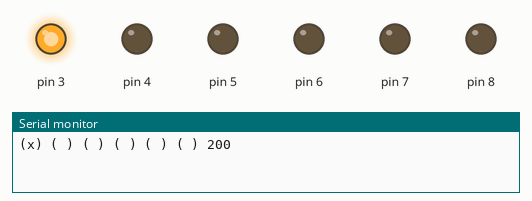
This sketch was run on a simulated Arduino Uno, built with avr-gcc and run on an emulated ATmega328P. On the bench: output pins drawn as LEDs (lit = HIGH), the last lines printed to the serial monitor. Random numbers use the default seed unless the sketch sets one.

Above: at 0.1 s.
At 0.5 s:
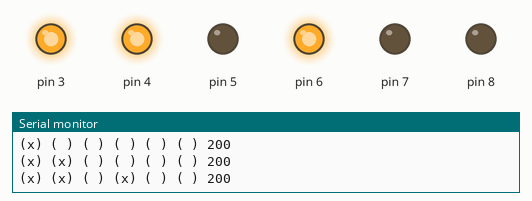
At 0.9 s:
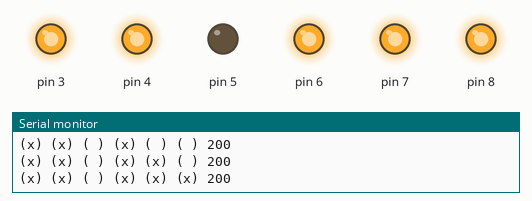
At 6.3 s:
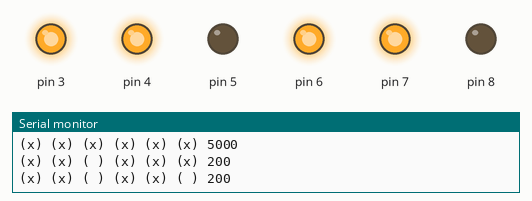
At 6.7 s:
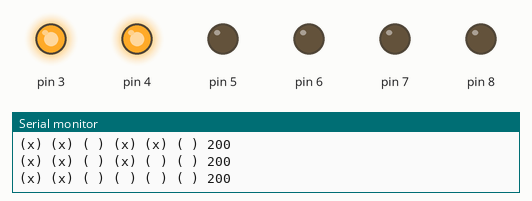
At 7.3 s:
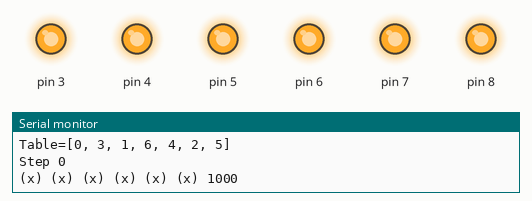
Timing chart, 0 to 8.8 s (numbered marks = the images above):
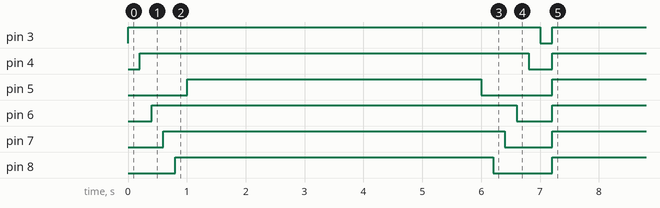

Measured:
- by itself, pin 3: HIGH → LOW at 7.0 s, → HIGH 0.20 s later
- by itself, pin 4: HIGH → LOW at 6.8 s, → HIGH 0.40 s later
- by itself, pin 5: HIGH → LOW at 6.0 s, → HIGH 1.2 s later
- by itself, pin 6: HIGH → LOW at 6.6 s, → HIGH 0.61 s later
- by itself, pin 7: HIGH → LOW at 6.4 s, → HIGH 0.81 s later
- by itself, pin 8: HIGH → LOW at 6.2 s, → HIGH 1.0 s later

The sketch:

FairyLights.ino
```cpp
const int _tableLength = 7;
int _table[_tableLength];

void setup() {
  Serial.begin(115200);

  pinMode(3, OUTPUT);
  pinMode(4, OUTPUT);
  pinMode(5, OUTPUT);
  pinMode(6, OUTPUT);
  pinMode(7, OUTPUT);
  pinMode(8, OUTPUT);

  randomSeed(analogRead(0));

  lights(1, 0, 0, 0, 0, 0, 200);
  lights(1, 1, 0, 0, 0, 0, 200);
  lights(1, 1, 0, 1, 0, 0, 200);
  lights(1, 1, 0, 1, 1, 0, 200);
  lights(1, 1, 0, 1, 1, 1, 200);
  lights(1, 1, 1, 1, 1, 1, 5000);
  lights(1, 1, 0, 1, 1, 1, 200);
  lights(1, 1, 0, 1, 1, 0, 200);
  lights(1, 1, 0, 1, 0, 0, 200);
  lights(1, 1, 0, 0, 0, 0, 200);
  lights(1, 0, 0, 0, 0, 0, 200);
  lights(0, 0, 0, 0, 0, 0, 200);
}

void loop() {
  generateTable();
  printTable();

  for (int i = 0; i < _tableLength; i++) {
    animate(_table[i], secondes(60));
  }
}

void animate(byte step, unsigned long time) {
  unsigned long startTime = millis();
  int randomNb = -1;

  Serial.print("Step ");
  Serial.println(step);
  while (millis() - startTime < time) {
    switch (step) {
      case 1:
        lights(1, 0, 0, 1, 1, 1, 1000);
      case 2:
        lights(1, 0, 0, 1, 1, 0, 200);
        lights(1, 0, 0, 1, 0, 1, 200);
        lights(1, 0, 0, 0, 1, 1, 200);
        lights(1, 0, 0, 1, 1, 1, random(10000));
        break;
      case 3:
        lights(1, 1, 1, 1, 1, 1, 15000);
        lights(1, 1, 0, 1, 1, 1, 200);
        lights(1, 1, 0, 1, 1, 0, 200);
        lights(1, 1, 0, 1, 0, 0, 200);
        lights(1, 1, 0, 0, 0, 0, 200);
        lights(1, 0, 0, 0, 0, 0, 200);
        lights(0, 0, 0, 0, 0, 0, 5000);
        lights(1, 0, 0, 0, 0, 0, 200);
        lights(1, 1, 0, 0, 0, 0, 200);
        lights(1, 1, 0, 1, 0, 0, 200);
        lights(1, 1, 0, 1, 1, 0, 200);
        lights(1, 1, 0, 1, 1, 1, 200);
        break;
      case 4:
        randomNb = random(3);
        if (randomNb == 0) {
          lights(1, 0, 0, 0, 1, 1, 100);
        } else if (randomNb == 1) {
          lights(1, 0, 0, 1, 0, 1, 100);
        } else {
          lights(1, 0, 0, 1, 1, 0, 100);
        }
        lights(1, 0, 0, 1, 1, 1, random(1000, 5000));
        break;
      case 5:
        randomNb = random(3);
        if (randomNb == 0) {
          lights(0, 1, 1, 1, 1, 1, 100);
        } else if (randomNb == 1) {
          lights(1, 0, 1, 1, 1, 1, 100);
        } else {
          lights(1, 1, 0, 1, 1, 1, 100);
        }
        lights(1, 1, 1, 1, 1, 1, random(1000, 5000));
        break;
      default:
        lights(1, 1, 1, 1, 1, 1, 1000);
    }
  }
}

long getRandomNumber(long max, long forbidenValue) {
  long number = 0;

  do {
    number = random(max);
  } while (number == forbidenValue);

  return number;
}

void generateTable() {
  for (int i = 0; i < _tableLength; i++) {
    _table[i] = -1;
  }

  for (int i = 0; i < _tableLength; i++) {
    int num;

    while (true) {
      num = random(_tableLength);

      bool found = false;
      for (int j = 0; j < _tableLength && _table[j] != -1; j++) {
        if (_table[j] == num) {
          found = true;
          break;
        }
      }

      if (!found) {
        break;
      }
    }

    _table[i] = num;
  }
}

void printTable() {
  Serial.print("Table=[");
  for (int i = 0; i < _tableLength; i++) {
    Serial.print(_table[i]);

    if (i < _tableLength - 1) {
      Serial.print(", ");
    }
  }
  Serial.println("]");
}

inline void lights(byte l1, byte l2, byte l3, byte l4, byte l5, byte l6, unsigned long timer) {
  if (l1) {
    Serial.print("(x)");
  } else {
    Serial.print("( )");
  }
  if (l2) {
    Serial.print(" (x)");
  } else {
    Serial.print(" ( )");
  }
  if (l3) {
    Serial.print(" (x)");
  } else {
    Serial.print(" ( )");
  }
  if (l4) {
    Serial.print(" (x)");
  } else {
    Serial.print(" ( )");
  }
  if (l5) {
    Serial.print(" (x)");
  } else {
    Serial.print(" ( )");
  }
  if (l6) {
    Serial.print(" (x) ");
  } else {
    Serial.print(" ( ) ");
  }
  Serial.println(timer);
  digitalWrite(3, (l1 > 0) ? HIGH : LOW);
  digitalWrite(4, (l2 > 0) ? HIGH : LOW);
  digitalWrite(5, (l3 > 0) ? HIGH : LOW);
  digitalWrite(6, (l4 > 0) ? HIGH : LOW);
  digitalWrite(7, (l5 > 0) ? HIGH : LOW);
  digitalWrite(8, (l6 > 0) ? HIGH : LOW);
  delay(timer);
}

inline unsigned long minutes(unsigned long minutes) {
  return minutes * 60000;
}

inline unsigned long secondes(unsigned long secondes) {
  return secondes * 1000;
}
```
